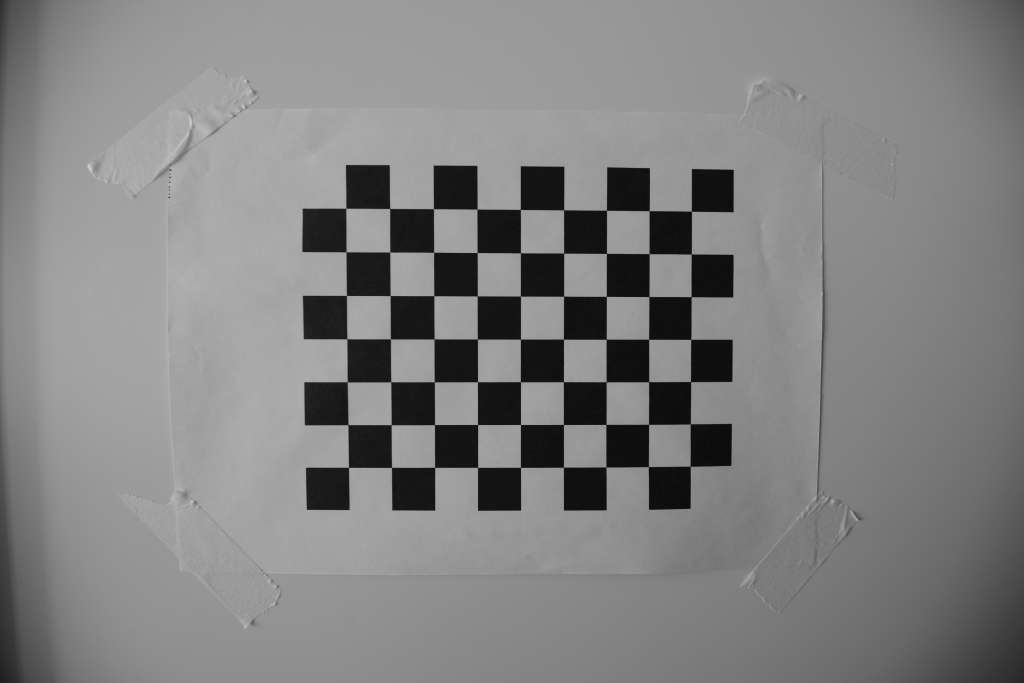
#> input picture CH01/in_calibration/DSC_3661.JPG, 1024 x 683 px; its folder holds 4 pictures in this run
$ python 03_calibration.py
#> lines starting #> are read from the running program, lines starting #| are printed output that depends on the picture; after the words box and inside, x2 and y2 are one past the last pixel; in counts of white or black regions, pixels touching at a corner belong together
import cv2
import numpy as np
import os

# Creates a calibration check-board, to eventually print it
black = np.zeros([50, 50], dtype=np.uint8)
white = np.full([50, 50], 255, dtype=np.uint8)

row_1 = cv2.hconcat([white, black, white, black, white, black, white, black, white, black])
row_2 = cv2.hconcat([black, white, black, white, black, white, black, white, black, white])

board = cv2.vconcat([row_1, row_2, row_1, row_2, row_1, row_2, row_1, row_2])
cv2.imwrite("out_calibration/calib_chess.png", board)
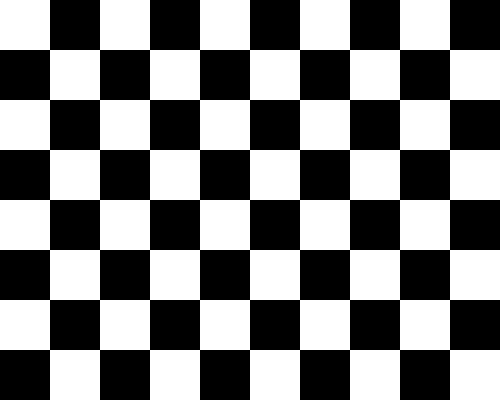
#> saved as calib_chess.png: shape (400, 500); 50% white; 1 white region, box (x1, y1, x2, y2) and area: (0, 0, 500, 400) 100000

# Calibration parameters
nX = 9
nY = 7
image_points = []
object_points = []

coords = np.zeros((1, nX * nY, 3), np.float32)
coords[0,:,:2] = np.mgrid[0:nY, 0:nX].T.reshape(-1, 2)

shape = None
use_sub_pixels = True

# Give calibration files to OpenCV
for filename in os.listdir("in_calibration"):
    image = cv2.cvtColor(cv2.imread("in_calibration/" + filename), cv2.COLOR_BGR2GRAY)
#> image: shape (683, 1024); min 0, max 210, mean 129.7
    found, corners = cv2.findChessboardCorners(image, (nY, nX), None)
#> found = True; corners = 63 rows, first 8: [349, 467.5], [348, 424.8], [347.1, 381.7], [346.7, 338.9], [346.4, 295.5], [346, 252], [345.7, 207.9], [391.5, 467.2]

    print(filename, ": ", found, image.shape)
#| DSC_3661.JPG :  True (683, 1024)
    if found:
        # Increase precision to sub-pixel coordinates
        if (use_sub_pixels):
            corners = cv2.cornerSubPix(image, corners, (11, 11), (-1, -1), (cv2.TERM_CRITERIA_EPS + cv2.TERM_CRITERIA_MAX_ITER, 30, 0.001))
#> corners = 63 rows, first 8: [348.5, 467.4], [347.9, 424.6], [347.3, 381.8], [346.8, 338.7], [346.5, 295.5], [346.1, 251.8], [345.8, 208.3], [391.5, 467.4]
        object_points.append(coords)
        image_points.append(corners)

        img_corners = cv2.drawChessboardCorners(image, (nY, nX), corners, True)
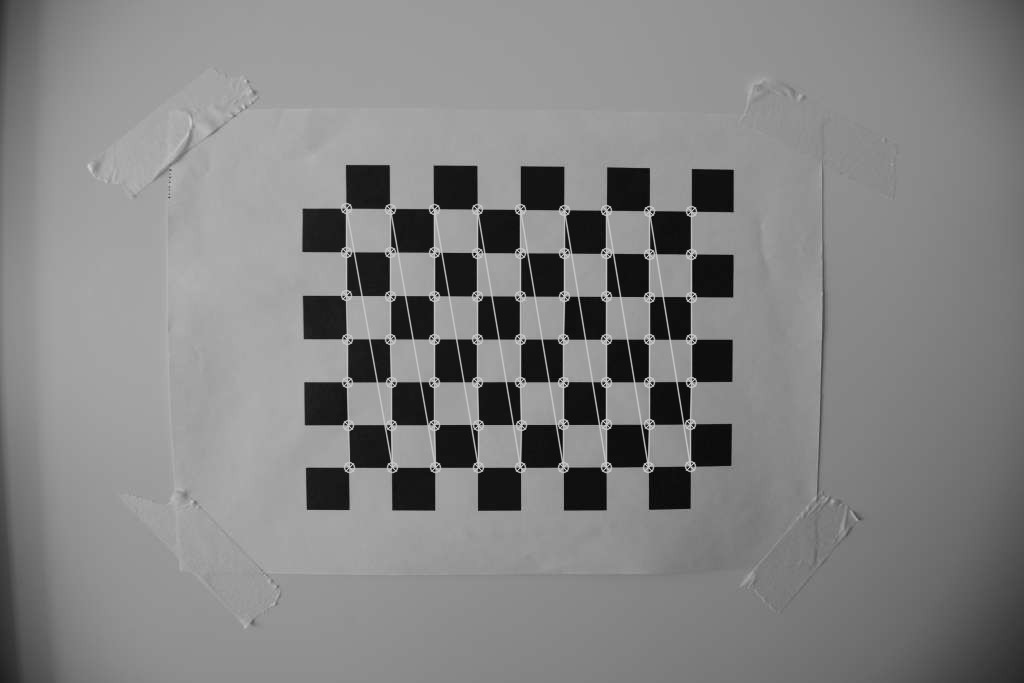
#> img_corners: shape (683, 1024); min 0, max 210, mean 131.2
        cv2.imwrite("out_calibration/" + filename, img_corners)
        shape = image.shape
#> shape = (683, 1024)
#> pass 2 of the loop `for filename in os.listdir("in_calibration"):`:
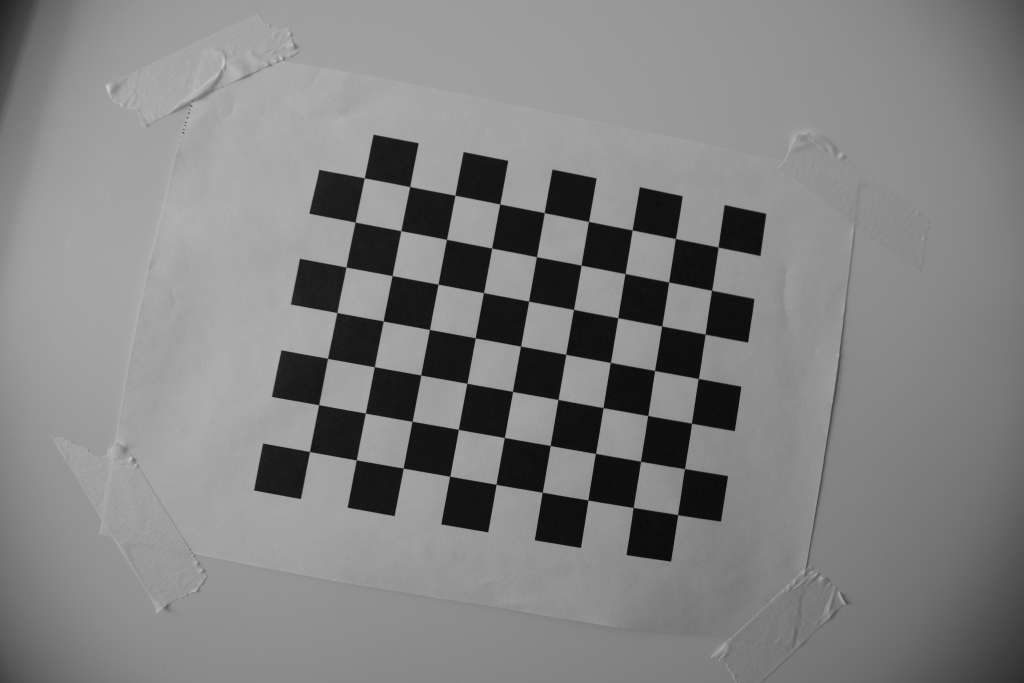
#> input picture CH01/in_calibration/DSC_3662.JPG, 1024 x 683 px
#> `found, corners = cv2.findChessboardCorners(image, (nY, nX), None)`: corners = 63 rows, first 8: [309.4, 451.3], [318.6, 404.8], [327.5, 358], [337.2, 312.4], [346.1, 267], [355.2, 222], [364.8, 178.2], [356.4, 459.4]
#| DSC_3662.JPG :  True (683, 1024)
#> `corners = cv2.cornerSubPix(image, corners, (11, 11), (-1, -1), (cv2.TE..`: corners = 63 rows, first 8: [309.5, 451.5], [318.6, 404.7], [327.5, 358.3], [337, 312.6], [345.9, 267], [355.1, 222.1], [364.3, 177.8], [356.3, 459.9]
#> `img_corners = cv2.drawChessboardCorners(image, (nY, nX), corners, True)`:
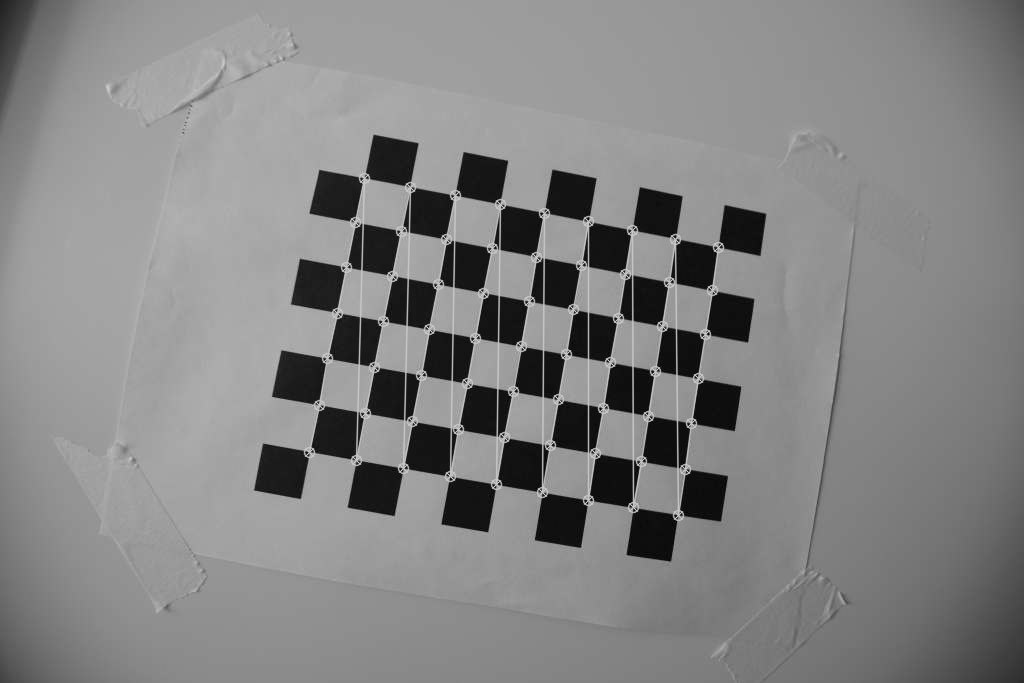
#> img_corners: shape (683, 1024); min 0, max 206, mean 131.6
#> pass 3 of the loop `for filename in os.listdir("in_calibration"):`:
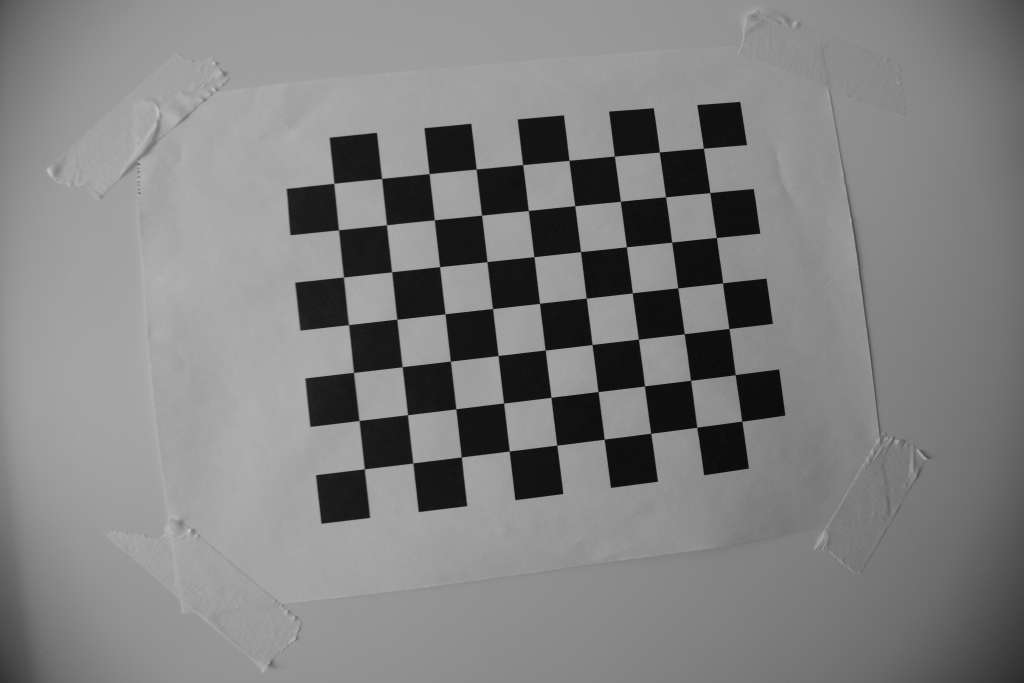
#> input picture CH01/in_calibration/DSC_3663.JPG, 1024 x 683 px
#> `found, corners = cv2.findChessboardCorners(image, (nY, nX), None)`: corners = 63 rows, first 8: [703.4, 148.2], [709.5, 192.5], [716.1, 237.5], [722.3, 283], [729.2, 328.9], [735.1, 374.9], [741.3, 420.5], [658.4, 152.5]
#| DSC_3663.JPG :  True (683, 1024)
#> `corners = cv2.cornerSubPix(image, corners, (11, 11), (-1, -1), (cv2.TE..`: corners = 63 rows, first 8: [703.4, 148.2], [709.8, 192.6], [716.3, 237.4], [722.6, 282.9], [728.9, 328.5], [735.2, 374.6], [741.7, 421.2], [659.3, 152.1]
#> `img_corners = cv2.drawChessboardCorners(image, (nY, nX), corners, True)`:
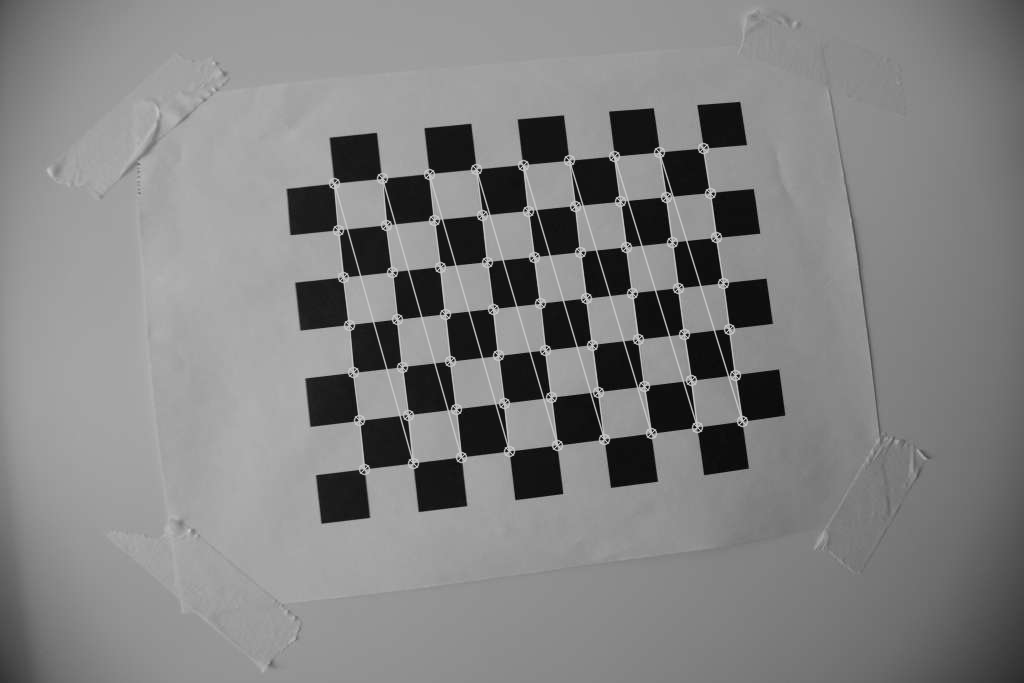
#> img_corners: shape (683, 1024); min 0, max 203, mean 130.4
#> the loop made 4 passes; the first 3 are shown

height, width = shape
#> height = 683; width = 1024
ret, mtx, dist, rvecs, tvecs = cv2.calibrateCamera(object_points, image_points, shape[::-1], None, None)
crop_image = True
optimal_matrix, roi=cv2.getOptimalNewCameraMatrix(mtx,dist,(width,height), 0 if crop_image else 1,(width,height))
x,y,w,h = roi
print(x,y,w,h, width, height)

for filename in os.listdir("in_calibration"):
    image = cv2.cvtColor(cv2.imread("in_calibration/" + filename), cv2.COLOR_BGR2GRAY)
    dst = cv2.undistort(image, mtx, dist, None, mtx)
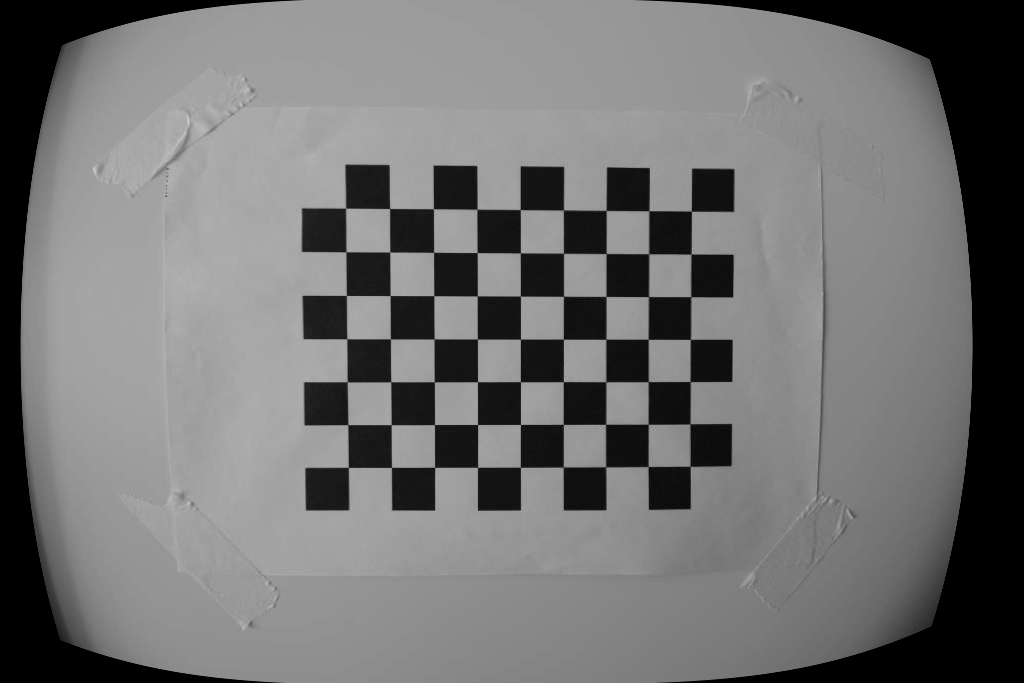
#> dst: shape (683, 1024); min 0, max 202, mean 114
    cv2.imwrite('out_calibrated/' + filename,dst)
#> pass 2 of the loop `for filename in os.listdir("in_calibration"):`:
#> `dst = cv2.undistort(image, mtx, dist, None, mtx)`:
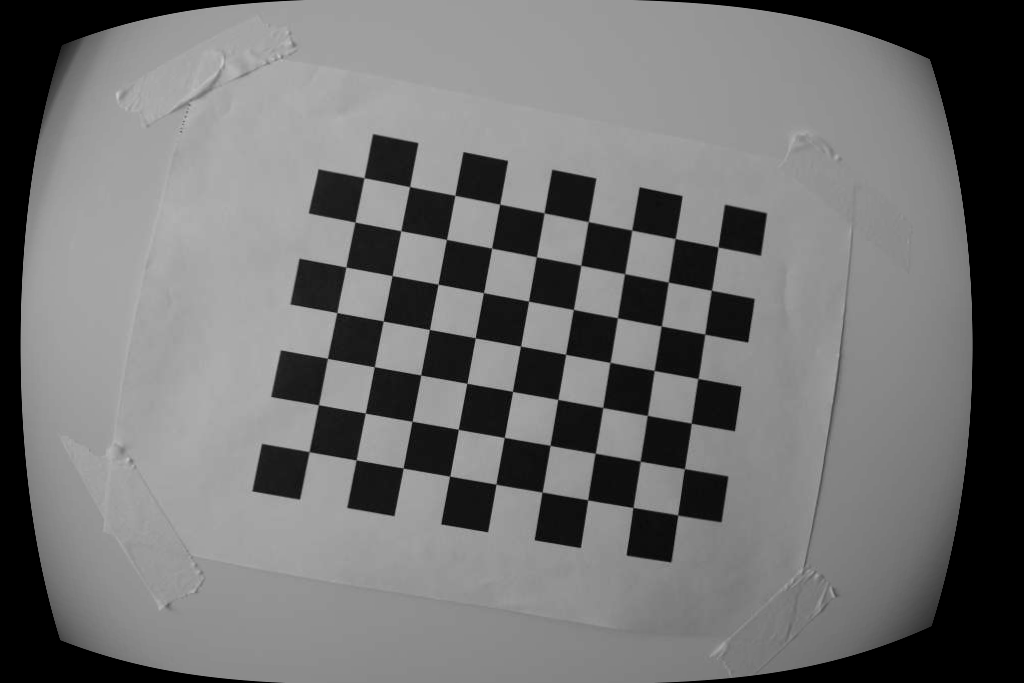
#> dst: shape (683, 1024); min 0, max 200, mean 113.7
#> pass 3 of the loop `for filename in os.listdir("in_calibration"):`:
#> `dst = cv2.undistort(image, mtx, dist, None, mtx)`:
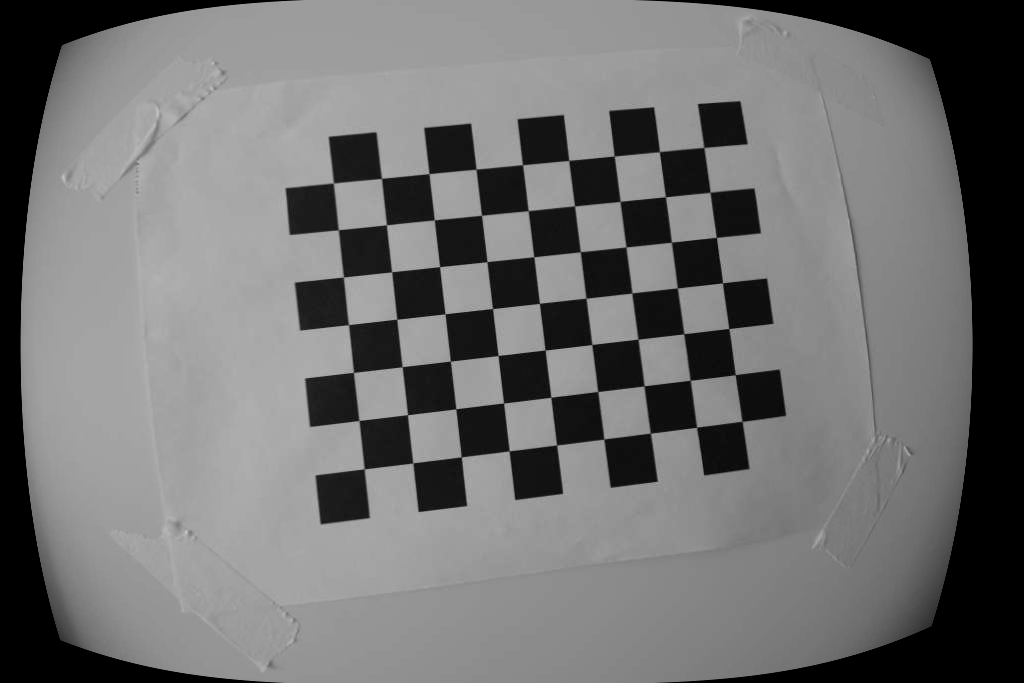
#> dst: shape (683, 1024); min 0, max 199, mean 112.7
#> the loop made 4 passes; the first 3 are shown

#> (the run stopped early here; a loop or call above may not have finished)
